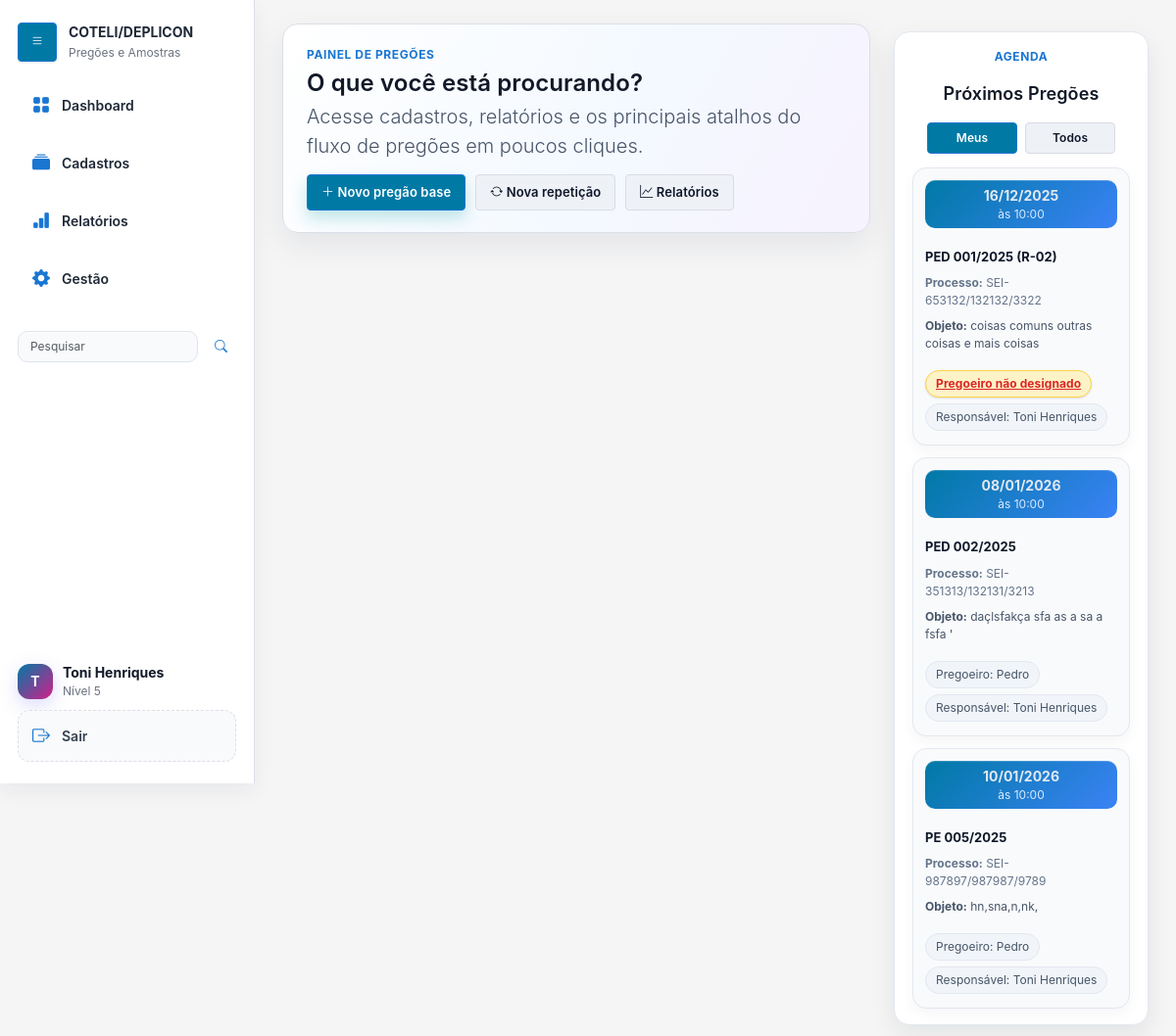
/ (signed in), run on the app's committed database.
### tables this page shows
CREATE TABLE IF NOT EXISTS usuarios (
    id_usuarios INT AUTO_INCREMENT PRIMARY KEY,
    nome_completo VARCHAR(150) NOT NULL,
    login_usuario VARCHAR(60) NULL UNIQUE,
    email_usuario VARCHAR(150) NOT NULL UNIQUE,
    senha_hash VARCHAR(255) NULL,
    nivel_acesso TINYINT NULL CHECK (nivel_acesso BETWEEN 1 AND 5),
    is_pregoeiro TINYINT(1) NOT NULL DEFAULT 0,
    is_responsavel_coteli TINYINT(1) NOT NULL DEFAULT 0,
    ativo_usuario TINYINT(1) NOT NULL DEFAULT 1,
    trocar_senha TINYINT(1) NOT NULL DEFAULT 0,
    criado_em TIMESTAMP DEFAULT CURRENT_TIMESTAMP,
    atualizado_em TIMESTAMP DEFAULT CURRENT_TIMESTAMP ON UPDATE CURRENT_TIMESTAMP
);

CREATE TABLE IF NOT EXISTS base_pregoes (
    id_base_pregoes INT AUTO_INCREMENT PRIMARY KEY,
    id_tipo_pregao INT NOT NULL,
    ano_pregao YEAR NOT NULL,
    id_pregao VARCHAR(20) NOT NULL,
    id_pregao_repeticao TINYINT NOT NULL DEFAULT 0,  
    data_pregao DATE NULL,
    hora_pregao TIME NULL,
    id_status INT NULL,
    id_origem_pedido INT NULL,
    processo_sei VARCHAR(50) NULL,
    objeto_licitado TEXT NULL,
    data_do DATE NULL,
    id_pregoeiro INT NULL,
    id_responsavel_coteli INT NULL,
    lancado_site_uerj TINYINT(1) NOT NULL DEFAULT 0,
    data_status DATE NULL,
    created_at TIMESTAMP DEFAULT CURRENT_TIMESTAMP,
    updated_at TIMESTAMP DEFAULT CURRENT_TIMESTAMP ON UPDATE CURRENT_TIMESTAMP,
    CONSTRAINT uq_base_pregao UNIQUE (id_tipo_pregao, ano_pregao, id_pregao, id_pregao_repeticao),
    CONSTRAINT fk_base_tipo_pregao FOREIGN KEY (id_tipo_pregao) REFERENCES tipos_pregao (id_tipos_pregao),
    CONSTRAINT fk_base_origem FOREIGN KEY (id_origem_pedido) REFERENCES origens_pedido (id_origens_pedido),
    CONSTRAINT fk_base_pregoeiro FOREIGN KEY (id_pregoeiro) REFERENCES usuarios (id_usuarios),
    CONSTRAINT fk_base_resp_coteli FOREIGN KEY (id_responsavel_coteli) REFERENCES usuarios (id_usuarios),
    CONSTRAINT fk_base_status FOREIGN KEY (id_status) REFERENCES status_pregao (id_status_pregao)
);

CREATE TABLE IF NOT EXISTS tipos_pregao (
    id_tipos_pregao INT AUTO_INCREMENT PRIMARY KEY,
    nome_tipos_pregao VARCHAR(100) NOT NULL,
    sigla_tipos_pregao VARCHAR(3) NOT NULL
);

### app/Views/home/index.php (the view, shortened to what the rows shown need)
<div class="home-layout">
    <div class="home-col-principal">
        <div class="home-hero">
            <div class="hero-text">
                <h2>O que você está procurando?</h2>
            </div>
        </div>
    </div>
    <aside class="home-col-agenda">
        <section class="agenda-wrapper">
            <div class="agenda-header agenda-header-centered">
                <div>
                    <h2 class="text-center mb-2">Próximos Pregões</h2>
                </div>
            </div>
            <?php if (!empty($agenda)): ?>
                <div class="agenda-lista">
                    <?php foreach ($agenda as $item): ?>
                        <?php
                            $rep = (int)($item['id_pregao_repeticao'] ?? 0);
                            $tipoSigla    = trim((string)($item['tipo_sigla'] ?? ''));
                            $numeroPregao = trim((string)($item['id_pregao'] ?? ''));
                            $anoPregao    = trim((string)($item['ano_pregao'] ?? ''));
                            $numero = $tipoSigla;
                            if ($numeroPregao !== '') {
                                $numero .= ($numero !== '' ? ' ' : '') . str_pad($numeroPregao, 3, '0', STR_PAD_LEFT);
                            }
                            if ($anoPregao !== '') {
                                $numero .= '/' . $anoPregao;
                            }
                            if ($rep > 0) {
                                $numero .= ' (R-' . str_pad((string)$rep, 2, '0', STR_PAD_LEFT) . ')';
                            }
                            $data = !empty($item['data_pregao'])
                                ? date('d/m/Y', strtotime($item['data_pregao']))
                                : '--';
                            $hora = !empty($item['hora_pregao'])
                                ? date('H:i', strtotime($item['hora_pregao']))
                                : '';
                            $pregoeiro   = trim((string)($item['nome_pregoeiro'] ?? ''));
                            $responsavel = trim((string)($item['nome_responsavel'] ?? ''));
                            $processo    = trim((string)($item['processo_sei'] ?? ''));
                        ?>
                        <div class="agenda-item">
                            <div class="agenda-date-card">
                                <div class="agenda-dia"><?= htmlspecialchars($data) ?></div>
                                <?php if ($hora): ?><div class="agenda-hora">às <?= htmlspecialchars($hora) ?></div><?php endif; ?>
                            </div>
                            <div class="agenda-objeto">
                                <div class="agenda-numero"><?= htmlspecialchars($numero !== '' ? $numero : 'Pregão s/número') ?></div>
                                <?php if ($processo !== ''): ?>
                                    <div class="agenda-meta"><strong>Processo:</strong> <?= htmlspecialchars($processo) ?></div>
                                <?php endif; ?>
                                <div class="agenda-objeto-texto"><strong>Objeto:</strong> <?= htmlspecialchars($item['objeto_licitado'] ?? 'Sem objeto informado') ?></div>
                                <div class="agenda-atributos">
                                    <?php if ($pregoeiro !== ''): ?>
                                        <span class="pill pill-muted">Pregoeiro: <?= htmlspecialchars($pregoeiro) ?></span>
                                    <?php else: ?>
                                        <button type="button"
                                                class="pill pill-alerta tag-alerta"
                                                data-id="<?= (int)($item['id_base_pregoes'] ?? 0) ?>"
                                                data-numero="<?= htmlspecialchars($numero !== '' ? $numero : 'Pregão s/número') ?>">
                                            Pregoeiro não designado
                                        </button>
                                    <?php endif; ?>
                                    <?php if ($responsavel !== ''): ?>
                                        <span class="pill pill-muted">Responsável: <?= htmlspecialchars($responsavel) ?></span>
                                    <?php endif; ?>
                                </div>
                            </div>
                        </div>
                    <?php endforeach; ?>
                </div>
            <?php else: ?>
                <div class="agenda-vazia">Nenhum leilão encontrado para este filtro.</div>
            <?php endif; ?>
        </section>
    </aside>
</div>

### app/Views/layouts/main.php (shortened to what the rows shown need)
<?php
$currentUser = Auth::user();
?>
<!doctype html>
<html lang="pt-BR">
<head>
    <link href="https://cdn.jsdelivr.net/npm/bootstrap@5.3.3/dist/css/bootstrap.min.css" rel="stylesheet">
    <link rel="stylesheet" href="https://cdn.jsdelivr.net/npm/bootstrap-icons@1.11.3/font/bootstrap-icons.css">
    <link rel="stylesheet" href="<?= asset('assets/css/main.css') ?>">
</head>
<body class="app-body">
    <div class="app-shell">
        <aside class="sidebar" aria-label="Navegação principal">
            <div class="sidebar-footer">
                <?php if ($currentUser): ?>
                    <div class="sidebar-user">
                        <div class="avatar-circle" aria-hidden="true">
                            <?= strtoupper(substr(trim((string)($currentUser['nome_completo'] ?? $currentUser['login'] ?? 'U')), 0, 1)) ?>
                        </div>
                        <div class="sidebar-user-info">
                            <div class="sidebar-user-name"><?= htmlspecialchars($currentUser['nome_completo'] ?? $currentUser['login'] ?? 'Usuário') ?></div>
                            <div class="sidebar-user-meta">Nível <?= htmlspecialchars((string)($currentUser['nivel_acesso'] ?? '?')) ?></div>
                        </div>
                    </div>
                    <a href="<?= url('logout') ?>" class="nav-item nav-item-ghost">
                        <i class="bi bi-box-arrow-right"></i>
                        <span>Sair</span>
                    </a>
                <?php endif; ?>
            </div>
        </aside>
        <div class="main-pane">
            <main class="content-shell">
                <div class="conteudo">
                    <?= $content ?? '' ?>
                </div>
            </main>
        </div>
    </div>
</body>
</html>

### data on the page
usuarios: nome_completo "T", nome_completo "Toni Henriques"
base_pregoes: data_pregao "16/12/2025", hora_pregao "10:00", id_tipo_pregao+id_pregao+ano_pregao "PED 001/2025 (R-02)", processo_sei "SEI-653132/132132/3322", objeto_licitado "coisas comuns outras coisas e mais coisas", id_responsavel_coteli.nome_completo "Toni Henriques"
base_pregoes: data_pregao "08/01/2026", hora_pregao "10:00", id_tipo_pregao+id_pregao+ano_pregao "PED 002/2025", processo_sei "SEI-351313/132131/3213", objeto_licitado "daçlsfakça sfa as a sa a fsfa '", id_pregoeiro.nome_completo "Pedro", id_responsavel_coteli.nome_completo "Toni Henriques"
base_pregoes: data_pregao "10/01/2026", hora_pregao "10:00", id_tipo_pregao+id_pregao+ano_pregao "PE 005/2025", processo_sei "SEI-987897/987987/9789", objeto_licitado "hn,sna,n,nk,", id_pregoeiro.nome_completo "Pedro", id_responsavel_coteli.nome_completo "Toni Henriques"

### other printed values
$currentUser['nivel_acesso'] "5"
